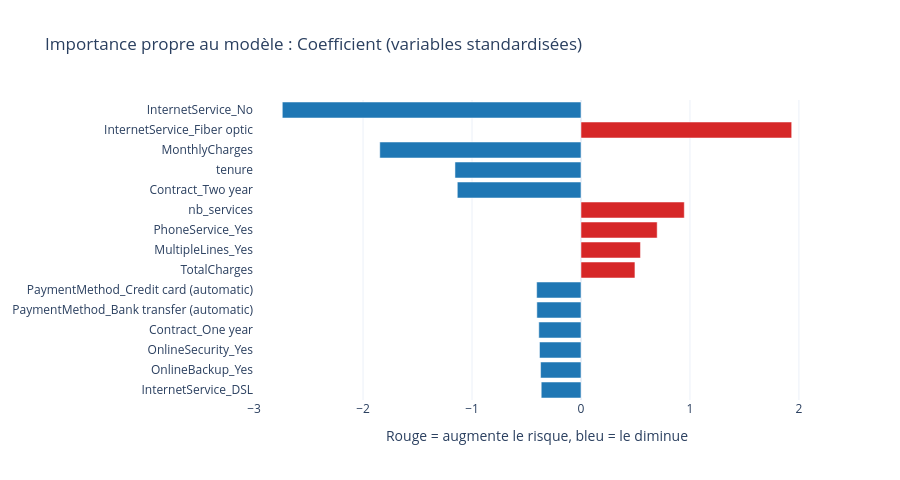

Notebook code for this chart:
### Markdown cell above
## 2. Explications globales : le modèle dans son ensemble

**Importance propre au modèle** : coefficients (régression logistique) ou importance par impureté (arbres).

### Code cell
nat = EX.native(session, "Logistic Regression")
XP.plot_native_importance(nat["importance"]).show()

### Figure 1 — Plotly figure (JSON) as saved in the notebook; plotly's stock layout.template omitted (floating-point values rounded to 4 significant figures)
{"data": [{"marker": {"color": ["#1f77b4", "#1f77b4", "#1f77b4", "#1f77b4", "#1f77b4", "#1f77b4", "#d62728", "#d62728", "#d62728", "#d62728", "#1f77b4", "#1f77b4", "#1f77b4", "#d62728", "#1f77b4"]}, "orientation": "h", "type": "bar", "x": [-0.3648, -0.3709, -0.3808, -0.3871, -0.405, -0.4068, 0.4951, 0.5458, 0.6992, 0.9481, -1.135, -1.156, -1.846, 1.934, -2.741], "y": ["InternetService_DSL", "OnlineBackup_Yes", "OnlineSecurity_Yes", "Contract_One year", "PaymentMethod_Bank transfer (automatic)", "PaymentMethod_Credit card (automatic)", "TotalCharges", "MultipleLines_Yes", "PhoneService_Yes", "nb_services", "Contract_Two year", "tenure", "MonthlyCharges", "InternetService_Fiber optic", "InternetService_No"]}], "layout": {"height": 480, "title": {"text": "Importance propre au modèle : Coefficient (variables standardisées)"}, "xaxis": {"title": {"text": "Rouge = augmente le risque, bleu = le diminue"}}}}
